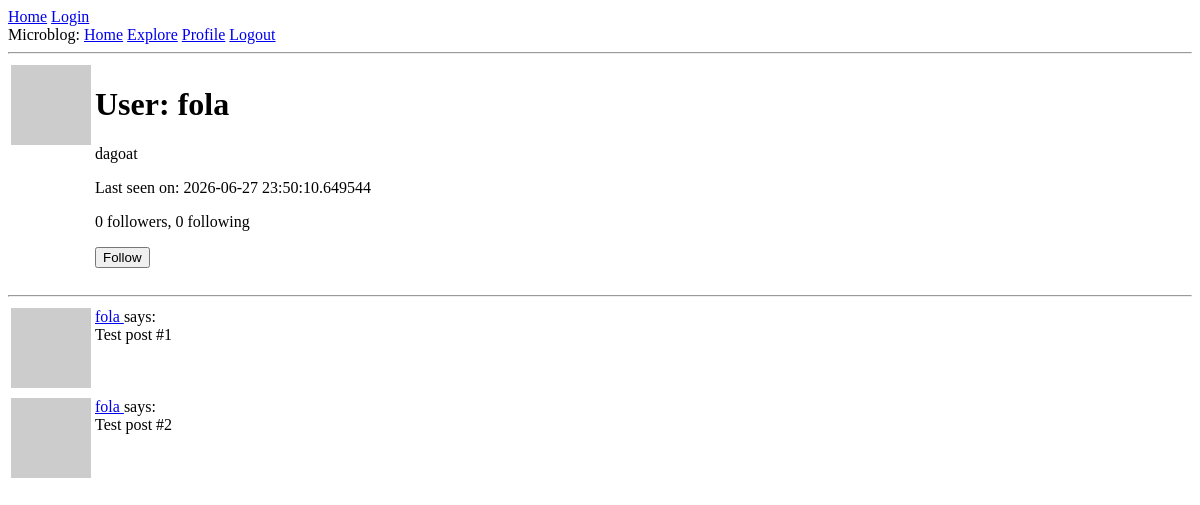
/user/fola (signed in), run on an earlier commit of the app's database.
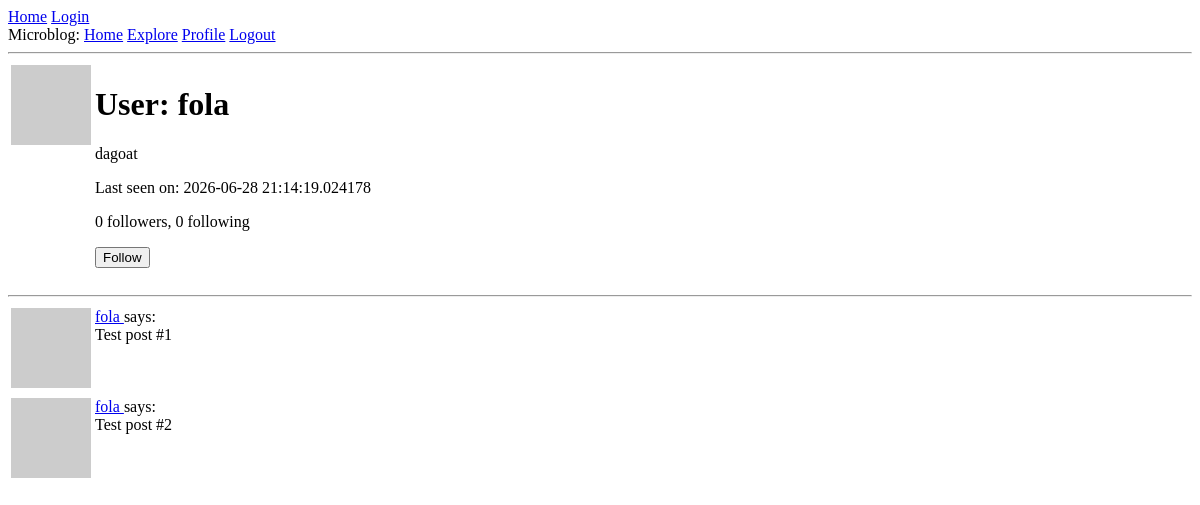
And on a later commit of the database.
### app/models.py (models this page shows, shortened)
class User(UserMixin, db.Model):
    id: so.Mapped[int] = so.mapped_column(primary_key=True)
    username: so.Mapped[str] = so.mapped_column(sa.String(64), index=True, unique=True)
    email: so.Mapped[str] = so.mapped_column(sa.String(120), index=True, unique=True)
    password_hash: so.Mapped[Optional[str]] = so.mapped_column(sa.String(256))
    posts: so.WriteOnlyMapped['Post'] = so.relationship(back_populates='author')
    about_me: so.Mapped[Optional[str]] = so.mapped_column(sa.String(140))
    last_seen: so.Mapped[Optional[datetime]] = so.mapped_column(default=lambda: datetime.now(timezone.utc))
    def avatar(self, size):
        digest = md5(self.email.lower().encode('utf-8')).hexdigest()
        return f'https://www.gravatar.com/avatar/{digest}?d=identicon&s={size}'
    following: so.WriteOnlyMapped['User'] = so.relationship(secondary=followers,
                                                            primaryjoin=(followers.c.follower_id == id),
                                                            secondaryjoin=(followers.c.followed_id == id),
                                                            back_populates='followers')
    followers: so.WriteOnlyMapped['User'] = so.relationship(secondary=followers,
                                                            primaryjoin=(followers.c.followed_id == id),
                                                            secondaryjoin=(followers.c.follower_id == id),
                                                            back_populates='following')
    def is_following(self, user):
        query = self.following.select().where(User.id == user.id)
        return db.session.scalar(query) is not None
    def followers_count(self):
        query = sa.select(sa.func.count()).select_from(self.followers.select().subquery())
        return db.session.scalar(query)
    def following_count(self):
        query = sa.select(sa.func.count()).select_from(self.following.select().subquery())
        return db.session.scalar(query)

### app/routes.py (the view)
@app.route('/user/<username>')
@login_required
def user(username):
    user = db.first_or_404(sa.select(User).where(User.username == username))
    posts = [
        {'author': user, 'body': 'Test post #1'},
        {'author': user, 'body': 'Test post #2'}
    ]
    form = EmptyForm()
    return render_template('user.html', user=user, posts=posts, form=form)

### app/forms.py
class EmptyForm(FlaskForm):
    submit = SubmitField('Submit')

### app/models.py (called while the page is built)
@login.user_loader
def load_user(id):
    return db.session.get(User, int(id))

### app/routes.py (called while the page is built)
@app.before_request
def before_request():
    if current_user.is_authenticated:
        current_user.last_seen = datetime.now(timezone.utc)
        db.session.commit()

### app/templates/user.html (shortened to what this page needs)
{% extends "base.html" %}
{% block content %}
    <table>
        <tr valign="top">
            <td><img src="{{ user.avatar(128) }}"></td>
            <td>
                <h1>User: {{ user.username }}</h1>
                {% if user.about_me %}<p>{{ user.about_me }}</p>{% endif %}
                {% if user.last_seen %}<p>Last seen on: {{user.last_seen}}</p>{% endif %}
                <p>{{ user.followers_count() }} followers, {{ user.following_count() }} following</p>
                {% if user == current_user %}
                <p><a href="{{url_for('edit_profile')}}">Edit your profile</a></p>
                {% elif not current_user.is_following(user)%}
                <p>
                    <form action="{{url_for('follow', username=user.username)}}" method="post">
                        {{ form.submit(value='Follow')}}
                    </form>
                </p>
                {% endif %}
            </td>
        </tr>
    </table>
    <hr>
    {% for post in posts %}
        {% include '_post.html'%}
    {% endfor %}
{% endblock %}

### app/templates/base.html (shortened to what this page needs)
<!DOCTYPE html>
<html lang="en">
<head>
</head>
<body>
    <div>
        <a href="{{ url_for('index') }}">Home</a>
        <a href="{{ url_for('login') }}">Login</a>
    </div>
    <div>
        Microblog:
        <a href="{{ url_for('index')}}">Home</a>
        <a href="{{url_for('explore')}}">Explore</a>
        {% if current_user.is_anonymous %}
        <a href="{{url_for('login')}}">Login</a>
        {% else %}
        <a href="{{url_for('user', username=current_user.username)}}">Profile</a>
        <a href="{{url_for('logout')}}">Logout</a>
        {% endif %}
    </div>
    <hr>
    {% block content %} {% endblock %}
</body>
</html>

### app/templates/_post.html
<table>
    <tr valign="top">
        <td><img src="{{ post.author.avatar(36) }}"></td>
        <td>
            <a href="{{ url_for('user', username=post.author.username) }}">
                {{ post.author.username}}
            </a> says:<br>{{ post.body }}</td>
    </tr>
</table>

What changed in the data, as far as the page shows it:
changed User "fola": last_seen "2026-06-27 23:50:10.649544" → "2026-06-28 21:14:19.024178"
